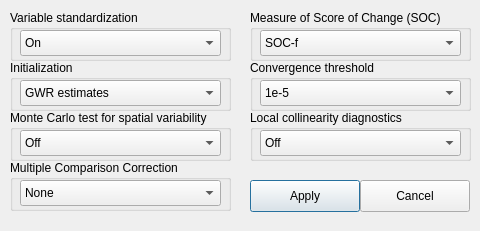
<?xml version="1.0" encoding="UTF-8"?>
<ui version="4.0">
 <class>advDialog</class>
 <widget class="QDialog" name="advDialog">
  <property name="windowModality">
   <enum>Qt::WindowModal</enum>
  </property>
  <property name="geometry">
   <rect>
    <x>0</x>
    <y>0</y>
    <width>480</width>
    <height>231</height>
   </rect>
  </property>
  <property name="windowTitle">
   <string>Advanced Options</string>
  </property>
  <property name="modal">
   <bool>true</bool>
  </property>
  <widget class="QGroupBox" name="SOCBox">
   <property name="geometry">
    <rect>
     <x>250</x>
     <y>10</y>
     <width>221</width>
     <height>51</height>
    </rect>
   </property>
   <property name="title">
    <string>Measure of Score of Change (SOC)</string>
   </property>
   <widget class="QComboBox" name="SOCComboBox">
    <property name="geometry">
     <rect>
      <x>10</x>
      <y>20</y>
      <width>201</width>
      <height>26</height>
     </rect>
    </property>
    <item>
     <property name="text">
      <string>SOC-f</string>
     </property>
    </item>
    <item>
     <property name="text">
      <string>SOC-RSS</string>
     </property>
    </item>
   </widget>
  </widget>
  <widget class="QGroupBox" name="groupBox_2">
   <property name="geometry">
    <rect>
     <x>10</x>
     <y>60</y>
     <width>221</width>
     <height>51</height>
    </rect>
   </property>
   <property name="title">
    <string>Initialization</string>
   </property>
   <widget class="QComboBox" name="initComboBox">
    <property name="geometry">
     <rect>
      <x>10</x>
      <y>20</y>
      <width>201</width>
      <height>26</height>
     </rect>
    </property>
    <item>
     <property name="text">
      <string>GWR estimates</string>
     </property>
    </item>
    <item>
     <property name="text">
      <string>OLS estimates</string>
     </property>
    </item>
   </widget>
  </widget>
  <widget class="QPushButton" name="applyBTN">
   <property name="geometry">
    <rect>
     <x>250</x>
     <y>180</y>
     <width>110</width>
     <height>32</height>
    </rect>
   </property>
   <property name="text">
    <string>Apply</string>
   </property>
  </widget>
  <widget class="QPushButton" name="cancelBTN">
   <property name="geometry">
    <rect>
     <x>360</x>
     <y>180</y>
     <width>110</width>
     <height>32</height>
    </rect>
   </property>
   <property name="text">
    <string>Cancel</string>
   </property>
  </widget>
  <widget class="QGroupBox" name="groupBox_3">
   <property name="geometry">
    <rect>
     <x>250</x>
     <y>60</y>
     <width>221</width>
     <height>51</height>
    </rect>
   </property>
   <property name="title">
    <string>Convergence threshold</string>
   </property>
   <widget class="QComboBox" name="convComboBox">
    <property name="geometry">
     <rect>
      <x>10</x>
      <y>20</y>
      <width>201</width>
      <height>26</height>
     </rect>
    </property>
    <item>
     <property name="text">
      <string>1e-5</string>
     </property>
    </item>
    <item>
     <property name="text">
      <string>1e-3</string>
     </property>
    </item>
   </widget>
  </widget>
  <widget class="QGroupBox" name="SOCBox_2">
   <property name="geometry">
    <rect>
     <x>10</x>
     <y>10</y>
     <width>221</width>
     <height>51</height>
    </rect>
   </property>
   <property name="title">
    <string>Variable standardization</string>
   </property>
   <widget class="QComboBox" name="varSTDComboBox">
    <property name="geometry">
     <rect>
      <x>10</x>
      <y>20</y>
      <width>201</width>
      <height>26</height>
     </rect>
    </property>
    <item>
     <property name="text">
      <string>On</string>
     </property>
    </item>
    <item>
     <property name="text">
      <string>Off</string>
     </property>
    </item>
   </widget>
  </widget>
  <widget class="QGroupBox" name="groupBox_4">
   <property name="geometry">
    <rect>
     <x>10</x>
     <y>110</y>
     <width>221</width>
     <height>51</height>
    </rect>
   </property>
   <property name="title">
    <string>Monte Carlo test for spatial variability</string>
   </property>
   <widget class="QComboBox" name="mcComboBox">
    <property name="geometry">
     <rect>
      <x>10</x>
      <y>20</y>
      <width>201</width>
      <height>26</height>
     </rect>
    </property>
    <item>
     <property name="text">
      <string>Off</string>
     </property>
    </item>
    <item>
     <property name="text">
      <string>On (Very Slow)</string>
     </property>
    </item>
   </widget>
  </widget>
  <widget class="QGroupBox" name="groupBox_5">
   <property name="geometry">
    <rect>
     <x>250</x>
     <y>110</y>
     <width>221</width>
     <height>51</height>
    </rect>
   </property>
   <property name="title">
    <string>Local collinearity diagnostics</string>
   </property>
   <widget class="QComboBox" name="locollinearComboBox">
    <property name="geometry">
     <rect>
      <x>10</x>
      <y>20</y>
      <width>201</width>
      <height>26</height>
     </rect>
    </property>
    <item>
     <property name="text">
      <string>Off</string>
     </property>
    </item>
    <item>
     <property name="text">
      <string>On</string>
     </property>
    </item>
   </widget>
  </widget>
  <widget class="QGroupBox" name="groupBox_6">
   <property name="geometry">
    <rect>
     <x>10</x>
     <y>160</y>
     <width>221</width>
     <height>51</height>
    </rect>
   </property>
   <property name="title">
    <string>Multiple Comparison Correction</string>
   </property>
   <widget class="QComboBox" name="mccComboBox">
    <property name="geometry">
     <rect>
      <x>10</x>
      <y>20</y>
      <width>201</width>
      <height>26</height>
     </rect>
    </property>
    <item>
     <property name="text">
      <string>None</string>
     </property>
    </item>
    <item>
     <property name="text">
      <string>Bonferroni</string>
     </property>
    </item>
    <item>
     <property name="text">
      <string>Sidak</string>
     </property>
    </item>
    <item>
     <property name="text">
      <string>FDR</string>
     </property>
    </item>
   </widget>
  </widget>
 </widget>
 <resources/>
 <connections/>
</ui>
